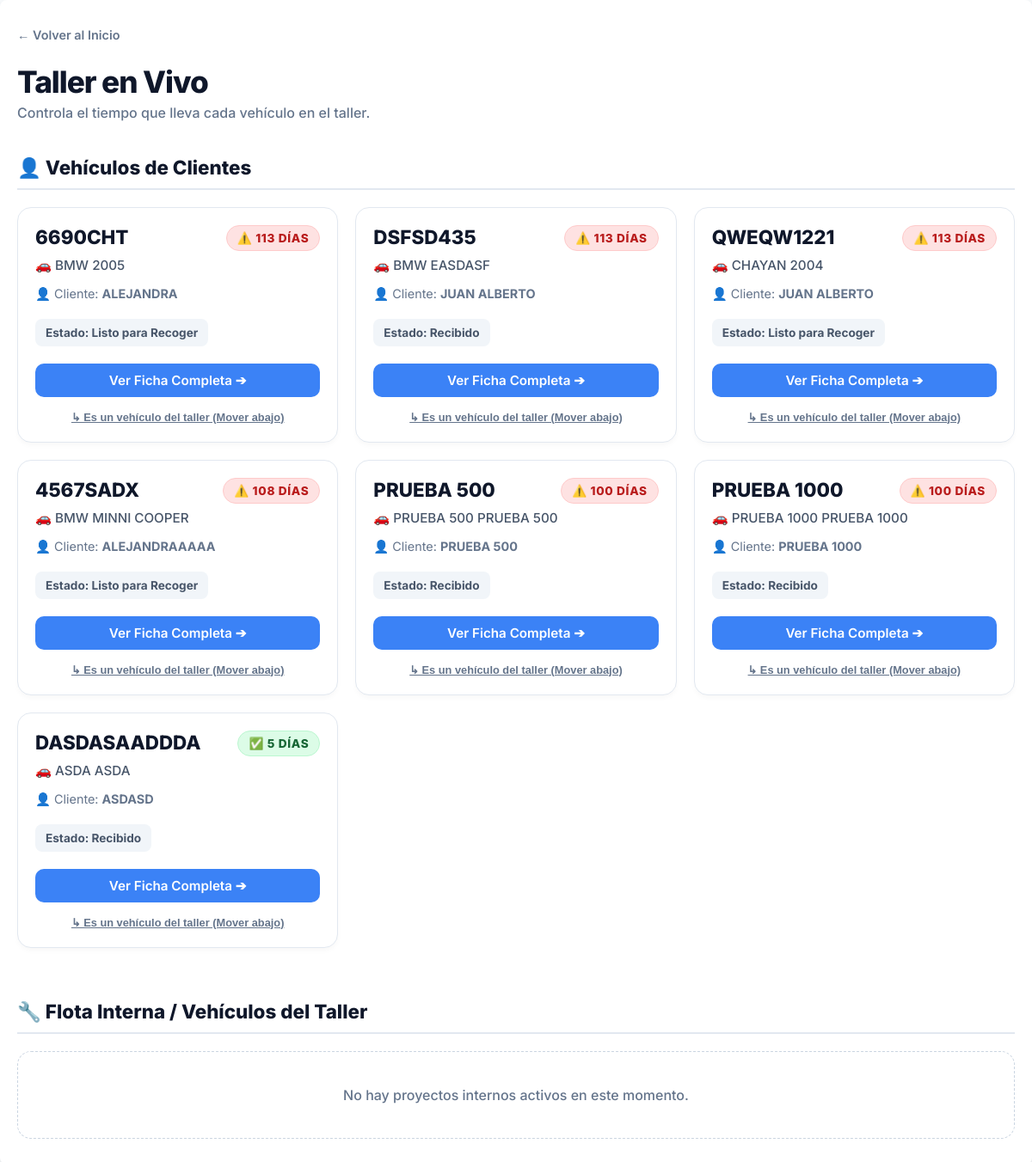
Before: /ordenes/ (signed in) with the older database file.
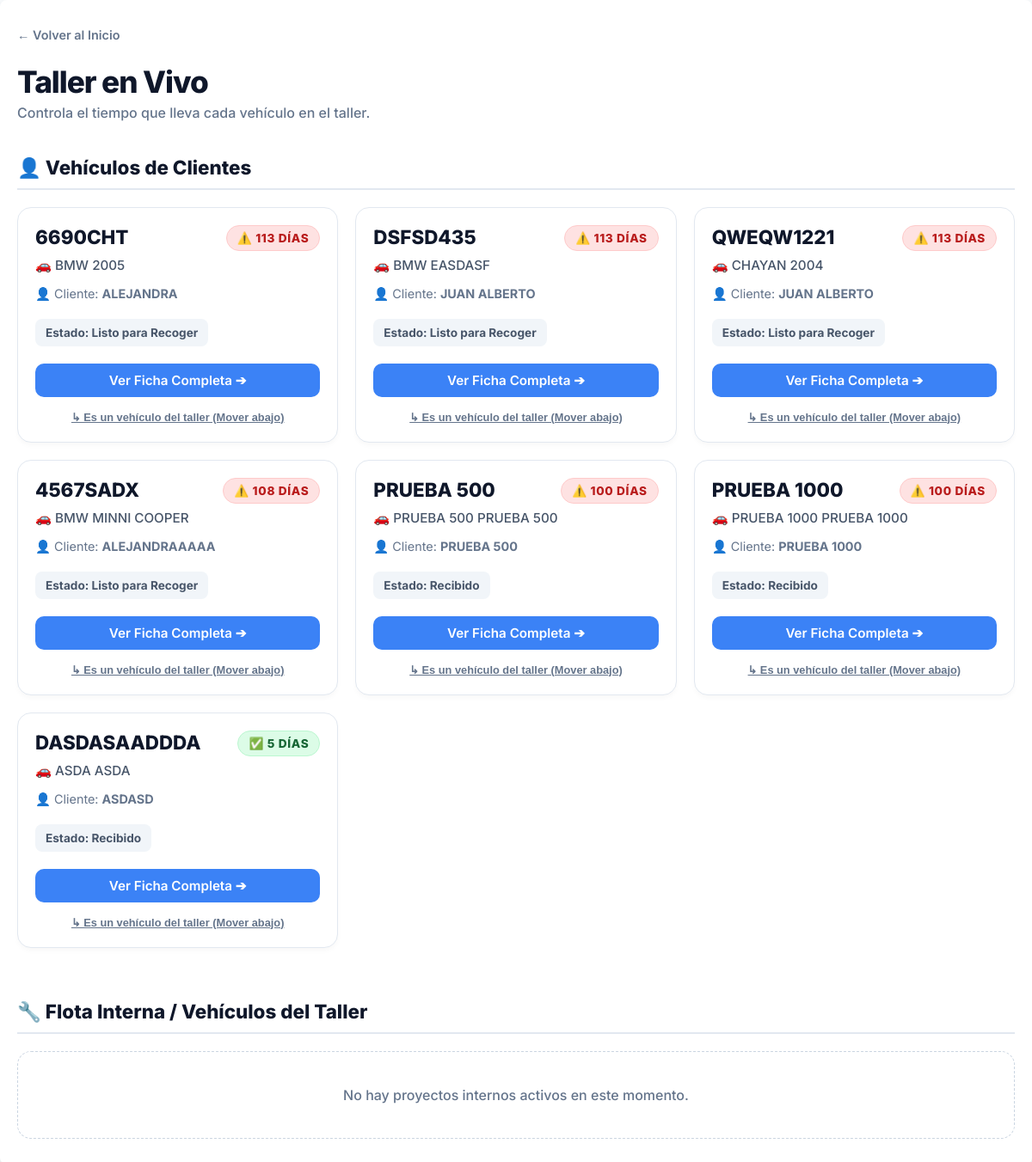
After: the same page with the newer database file.
### taller/models.py (models this page shows, shortened)
class OrdenDeReparacion(models.Model):
    ESTADO_CHOICES = [
        ('Recibido', 'Recibido'),
        ('En Diagnostico', 'En Diagnóstico'),
        ('Esperando Piezas', 'Esperando Piezas'),
        ('En Reparacion', 'En Reparación'),
        ('Listo para Recoger', 'Listo para Recoger'),
        ('Entregado', 'Entregado'),
    ]
    vehiculo = models.ForeignKey(Vehiculo, on_delete=models.CASCADE)
    cliente = models.ForeignKey(Cliente, on_delete=models.CASCADE)
    presupuesto_origen = models.ForeignKey('Presupuesto', null=True, blank=True, on_delete=models.SET_NULL)
    problema = models.TextField()
    estado = models.CharField(max_length=50, choices=ESTADO_CHOICES, default='Recibido')
    fecha_entrada = models.DateTimeField(auto_now_add=True)
    trabajo_interno = models.BooleanField(default=False, verbose_name="Vehículo del Taller")
    @property
    def dias_en_taller(self):
        if self.fecha_entrada:
            return (timezone.now().date() - self.fecha_entrada.date()).days
        return 0

class Vehiculo(models.Model):
    matricula = models.CharField(max_length=20, unique=True)
    marca = models.CharField(max_length=50)
    modelo = models.CharField(max_length=50)
    kilometraje = models.IntegerField(default=0)
    cliente = models.ForeignKey(Cliente, on_delete=models.CASCADE)

class Cliente(models.Model):
    nombre = models.CharField(max_length=100)
    telefono = models.CharField(max_length=20, unique=True)
    TIPO_DOCUMENTO_CHOICES = [
        ('DNI', 'DNI'),
        ('NIE', 'NIE'),
        ('NIF', 'NIF (Empresas)'),
    ]
    tipo_documento = models.CharField(max_length=10, choices=TIPO_DOCUMENTO_CHOICES, default='DNI', null=True, blank=True)
    documento_fiscal = models.CharField(max_length=20, null=True, blank=True, help_text="Número de DNI, NIE o NIF")
    direccion_fiscal = models.CharField(max_length=255, null=True, blank=True, help_text="Calle, Número, Piso, Puerta")
    codigo_postal_fiscal = models.CharField(max_length=10, null=True, blank=True)
    ciudad_fiscal = models.CharField(max_length=100, null=True, blank=True)
    provincia_fiscal = models.CharField(max_length=100, null=True, blank=True)

### taller/views.py (the view, shortened to what this page needs)
# urls.py: path('ordenes/', views.lista_ordenes, name='lista_ordenes'),
@login_required
def lista_ordenes(request):
    ordenes_activas = OrdenDeReparacion.objects.exclude(estado='Entregado').select_related('vehiculo', 'cliente')
    ordenes_clientes = ordenes_activas.filter(trabajo_interno=False).order_by('id')
    ordenes_taller = ordenes_activas.filter(trabajo_interno=True).order_by('id')
    return render(request, 'taller/lista_ordenes.html', {
        'ordenes_clientes': ordenes_clientes,
        'ordenes_taller': ordenes_taller
    })

### taller/templates/taller/lista_ordenes.html (shortened to what the changed rows need)
<!DOCTYPE html>
{% load static %}
<html lang="es">
<head>
    <link rel="stylesheet" href="{% static 'taller/css/main.css' %}">
</head>
<body>
    <div class="container">
        <div style="margin-bottom: 30px;">
            <h1 class="header-title">Taller en Vivo</h1>
        </div>
        <h2 class="section-title">👤 Vehículos de Clientes</h2>
        <div class="grid-cards">
            {% for orden in ordenes_clientes %}
            <div class="card-orden">
                {% if orden.dias_en_taller > 15 %}
                    <div class="badge-dias dias-rojo">⚠️ {{ orden.dias_en_taller }} DÍAS</div>
                {% elif orden.dias_en_taller > 7 %}
                    <div class="badge-dias dias-naranja">⏳ {{ orden.dias_en_taller }} DÍAS</div>
                {% else %}
                    <div class="badge-dias dias-verde">✅ {{ orden.dias_en_taller }} DÍAS</div>
                {% endif %}
                <div>
                    <h3 class="matricula">{{ orden.vehiculo.matricula }}</h3>
                    <p class="vehiculo-info">🚗 {{ orden.vehiculo.marca }} {{ orden.vehiculo.modelo }}</p>
                    <p class="cliente-info">👤 Cliente: <strong>{{ orden.cliente.nombre }}</strong></p>
                    <div style="background: #f1f5f9; padding: 8px 12px; border-radius: 8px; font-size: 0.85em; font-weight: 700; color: #475569; display: inline-block; margin-bottom: 20px;">
                        Estado: {{ orden.get_estado_display }}
                    </div>
                </div>
                <div>
                    <a href="{% url 'detalle_orden' orden.id %}" class="btn-modern btn-primary">Ver Ficha Completa ➔</a>
                    <form method="post" style="margin: 0;">
                        <button type="submit" class="btn-move">↳ Es un vehículo del taller (Mover abajo)</button>
                    </form>
                </div>
            </div>
            {% empty %}
                <div class="empty-state" style="grid-column: 1 / -1;">
                    <span style="font-size: 3em; display: block; margin-bottom: 10px;">🎉</span>
                    No hay vehículos de clientes pendientes en el taller. ¡Buen trabajo!
                </div>
            {% endfor %}
        </div>
        <h2 class="section-title" style="margin-top: 60px;">🔧 Flota Interna / Vehículos del Taller</h2>
    </div>
</body>
</html>

Changed rows visible on the page:
changed OrdenDeReparacion "DSFSD435": estado "Recibido" → "Listo para Recoger"
